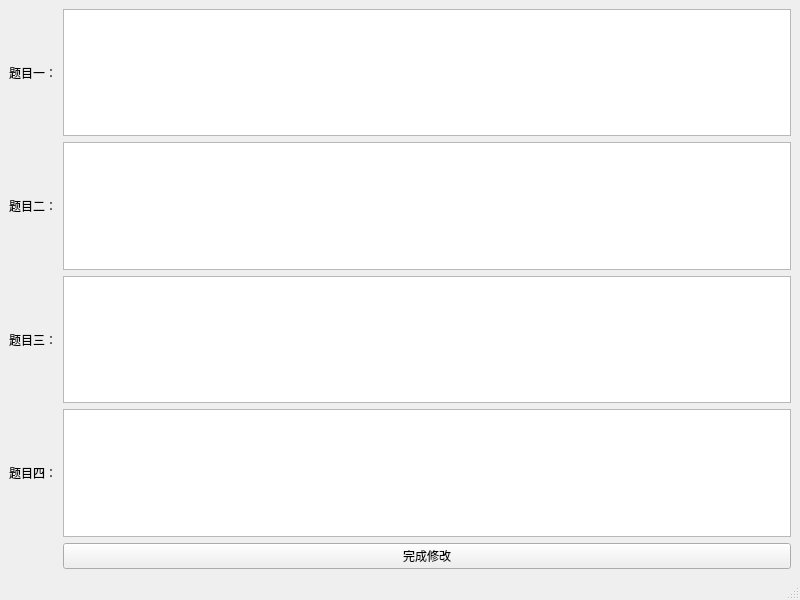
<?xml version="1.0" encoding="UTF-8"?>
<ui version="4.0">
 <class>RewriteChange</class>
 <widget class="QMainWindow" name="RewriteChange">
  <property name="geometry">
   <rect>
    <x>0</x>
    <y>0</y>
    <width>800</width>
    <height>600</height>
   </rect>
  </property>
  <property name="windowTitle">
   <string>MainWindow</string>
  </property>
  <widget class="QWidget" name="centralwidget">
   <layout class="QGridLayout" name="gridLayout">
    <item row="2" column="0">
     <widget class="QLabel" name="label_3">
      <property name="text">
       <string>题目三：</string>
      </property>
     </widget>
    </item>
    <item row="0" column="0">
     <widget class="QLabel" name="label">
      <property name="text">
       <string>题目一：</string>
      </property>
     </widget>
    </item>
    <item row="3" column="0">
     <widget class="QLabel" name="label_4">
      <property name="text">
       <string>题目四：</string>
      </property>
     </widget>
    </item>
    <item row="2" column="1">
     <widget class="QTextEdit" name="textEdit_Q3"/>
    </item>
    <item row="1" column="0">
     <widget class="QLabel" name="label_2">
      <property name="text">
       <string>题目二：</string>
      </property>
     </widget>
    </item>
    <item row="1" column="1">
     <widget class="QTextEdit" name="textEdit_Q2"/>
    </item>
    <item row="3" column="1">
     <widget class="QTextEdit" name="textEdit_Q4"/>
    </item>
    <item row="0" column="1">
     <widget class="QTextEdit" name="textEdit_Q1"/>
    </item>
    <item row="4" column="1">
     <widget class="QPushButton" name="pushButton_finish">
      <property name="text">
       <string>完成修改</string>
      </property>
     </widget>
    </item>
   </layout>
  </widget>
  <widget class="QMenuBar" name="menubar">
   <property name="geometry">
    <rect>
     <x>0</x>
     <y>0</y>
     <width>800</width>
     <height>26</height>
    </rect>
   </property>
  </widget>
  <widget class="QStatusBar" name="statusbar"/>
 </widget>
 <resources/>
 <connections/>
</ui>
